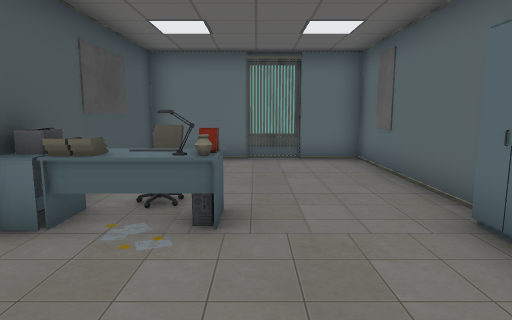
[1] (above)

24 first-person views from a walk through a Unity game level. The camera is 1.3 m above the floor, tilts 8° down and sees 75° across. The floor is counted in squares, 1 m on a side. Each view is taken from the middle of a square. On the plan, view 1 faces up. The plan holds only what a view shows up to about 14 squares ahead; the rest is blank. The player is left out. Some surface patterns are stand-ins.

[2]
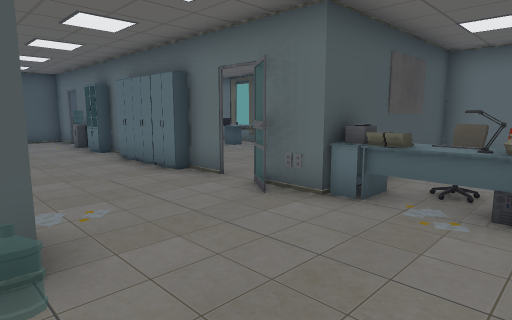

[3]
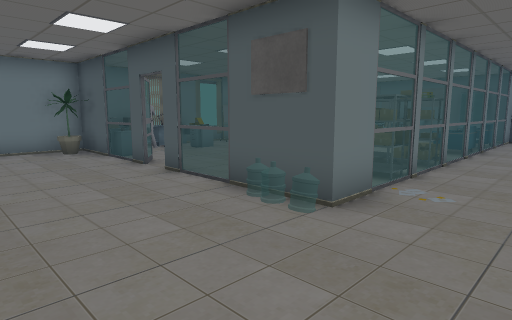

[4]
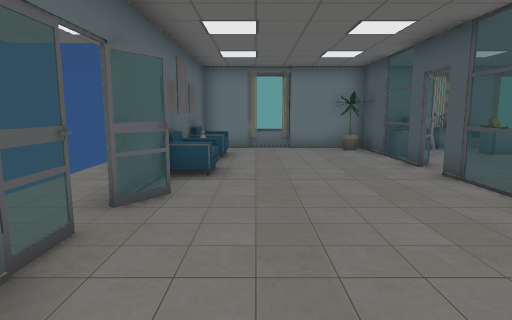

[5]
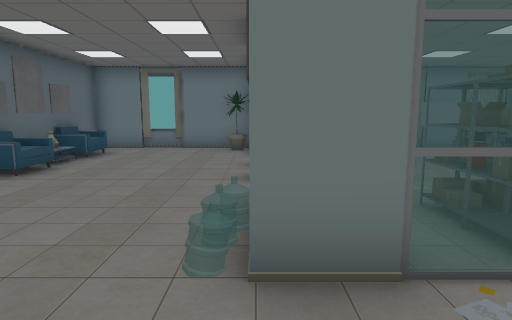

[6]
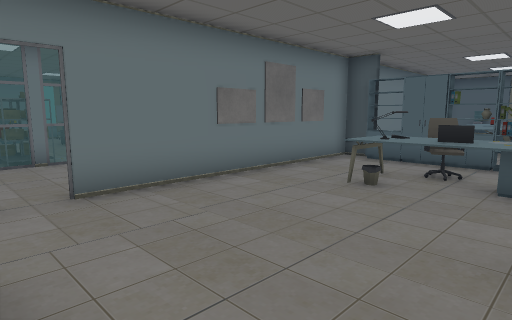

[7]
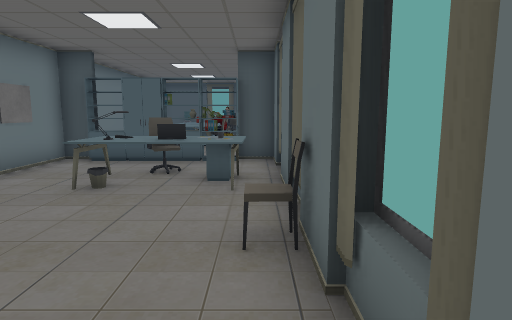

[8]
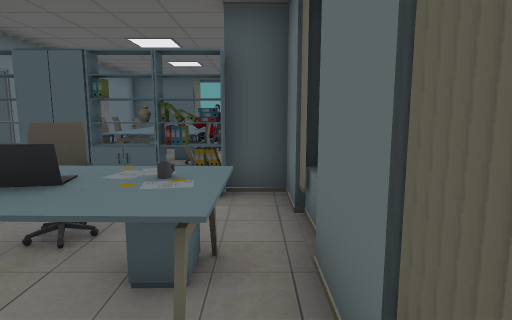

[9]
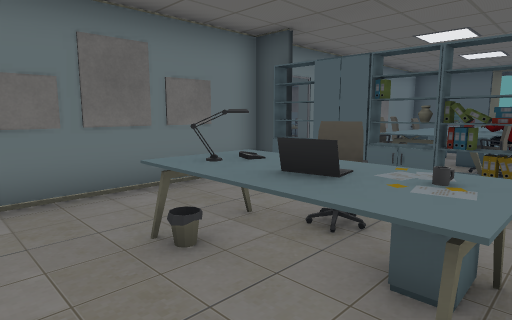

[10]
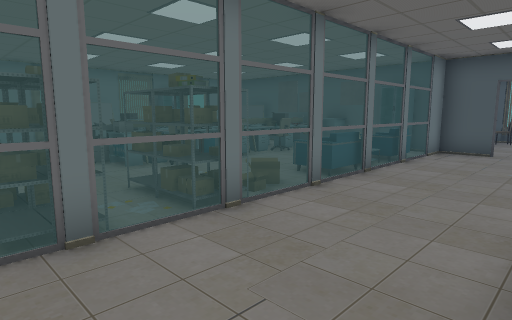

[11]
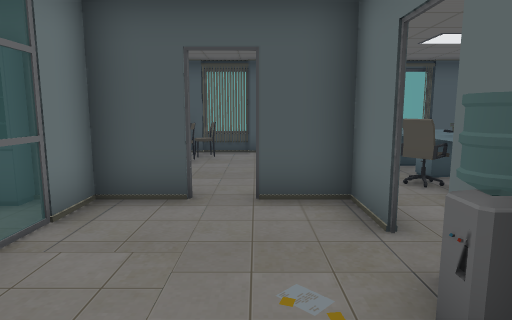

[12]
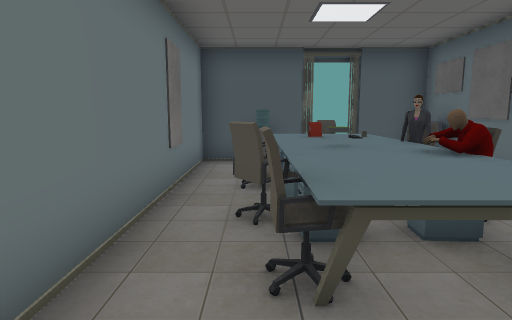

[13]
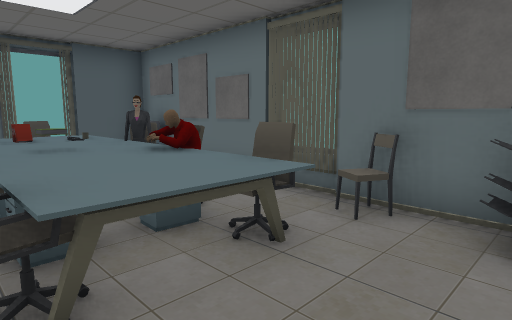

[14]
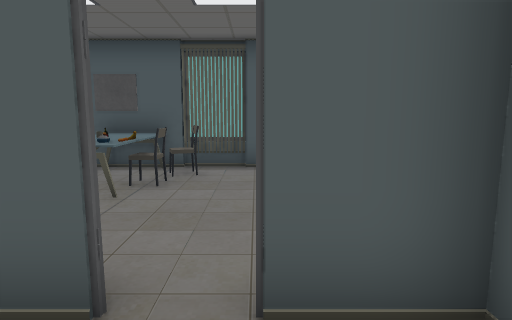

[15]
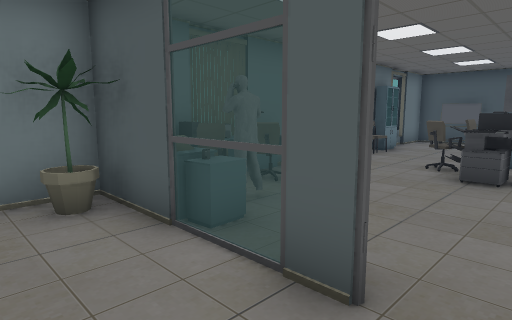

[16]
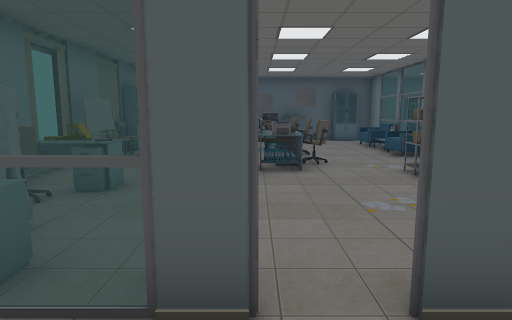

[17]
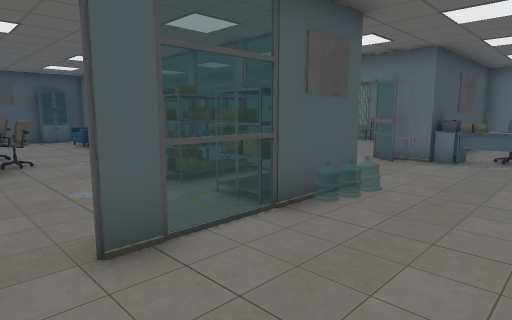

[18]
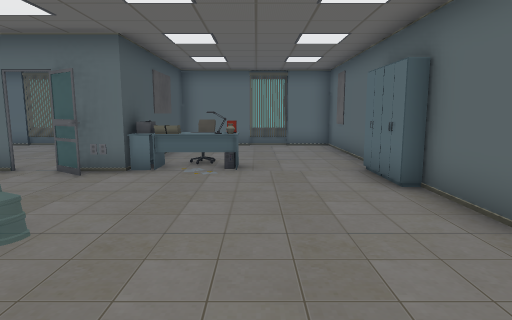

[19]
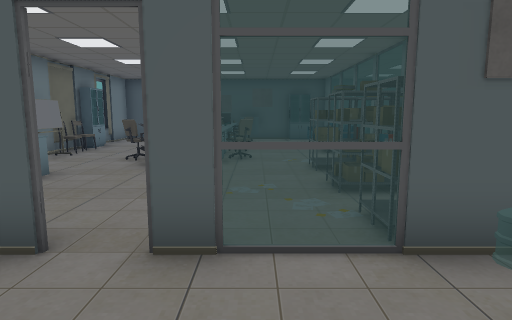

[20]
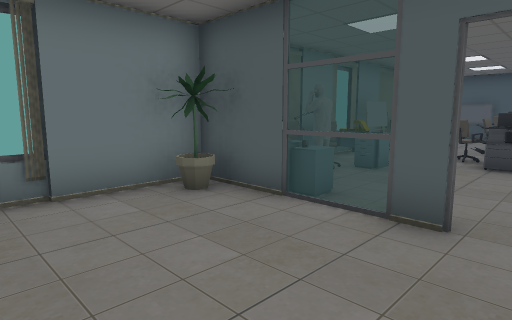

[21]
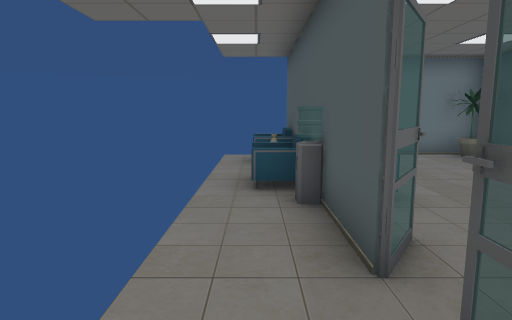

[22]
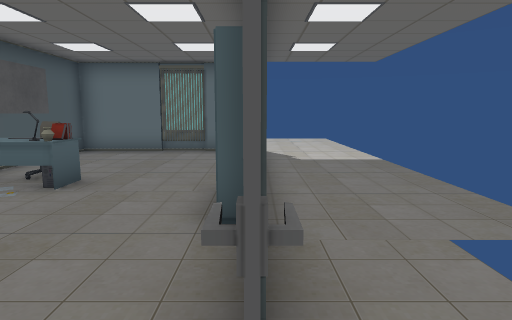

[23]
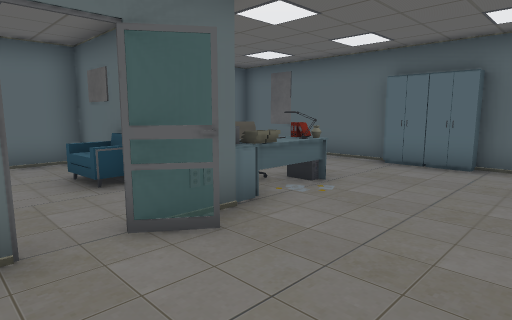

[24]
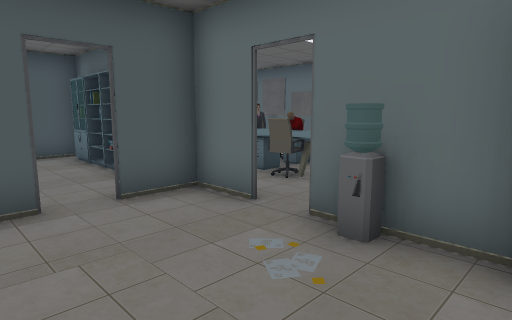

### Floor plan
Key: @ floor where view 1 was taken; # wall or solid block; . floor; = window, fence, low wall or low ledge; C chair; P printer; T table; L lamp; N notebook; S poster; H phone; O other object.
Columns run from 23 left of view 1 to 6 right of it. Each row starts with its distance up from view 1.
 12                            ...
 11                            ...
 10 ###########################...
  9 #O     CSP# TT..C...#.....#...
  8 # OCCCCC..#.#N......#.....#...
  7 #COOOOOO..#CCN.....C#.....#...
  6 #OOOOOOO. #.HL.....C#.....#...
  5 O.OOOCCC..=......... CC...#...
  4 #..S.....O#........PTTOL..#...
  3 ###### #.O#=######.OO.....#...
  2 #.....O...................#...
  1 #C....O...................#.
  0 #TCT. #................@..O.
 -1 #TT   ##=C==C==OOOOOO.....O.
 -2 #     # .C.....OOOOO .......
 -3       # .......O.OOO=....OO.
 -4       SOOC.CCCC.....=.....O.
 -5         #CO OOOO....O....CO.
 -6          T  O #P....O....OCC
 -7           T O PP...O=.....S.
 -8          ....CC.T .#=....OS.
 -9        O........OCCT#....OCC
-10          .#CCOO TOO #O....#.
-11        ####################

Positions as (right, up) in squares from view 1, and headings:
1: (0, 0), facing up
2: (0, -1), facing up-left
3: (1, 2), facing down-left
4: (1, 2), facing down
5: (-3, 2), facing down
6: (-4, 9), facing down-left
7: (-4, 9), facing left
8: (-8, 9), facing left
9: (-8, 9), facing down-left
10: (-5, 3), facing down-left
11: (-12, 2), facing left
12: (-14, 5), facing left
13: (-14, 5), facing up-left
14: (-15, 2), facing left
15: (-1, -5), facing down-left
16: (-1, -6), facing left
17: (0, -6), facing up-left
18: (0, -4), facing up
19: (0, -4), facing left
20: (1, -5), facing down-left
21: (4, 0), facing down
22: (3, -2), facing up
23: (-6, 0), facing up-right
24: (-12, 0), facing up-left
